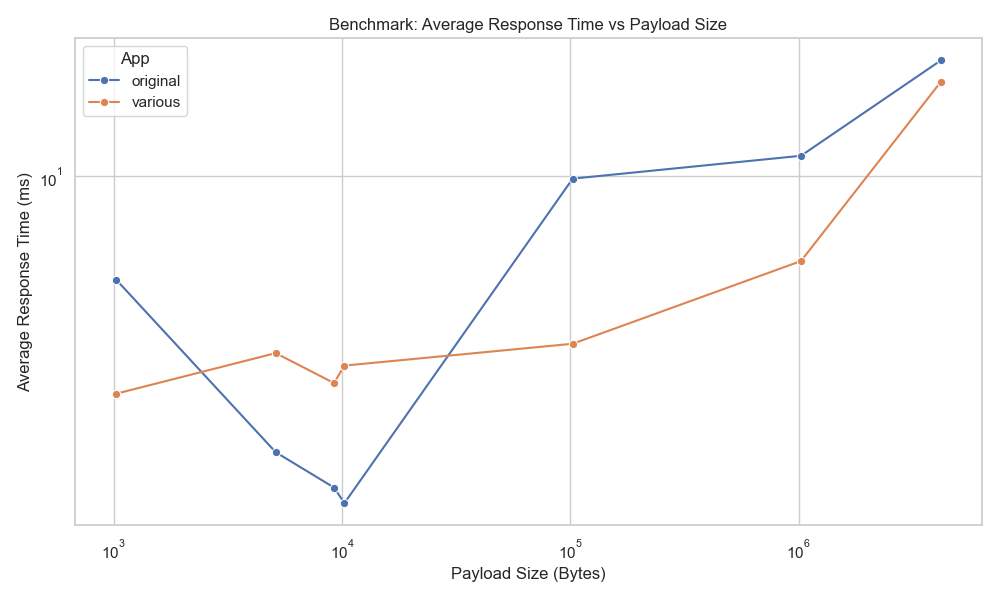

This chart was generated by the following Python code:
import json
import pandas as pd
import matplotlib.pyplot as plt
import seaborn as sns

with open("results.json", "r") as f:
    data = json.load(f)

df = pd.DataFrame(data)

df["avg_ms"] = df["avg_ms"].astype(float)
df["min_ms"] = df["min_ms"].astype(float)
df["max_ms"] = df["max_ms"].astype(float)

sns.set(style="whitegrid")

plt.figure(figsize=(10, 6))
sns.lineplot(
    data=df,
    x="size",
    y="avg_ms",
    hue="app",
    marker="o"
)

plt.xscale("log")  # log scale for size
plt.yscale("log")  # optional: makes differences more visible
plt.xlabel("Payload Size (Bytes)")
plt.ylabel("Average Response Time (ms)")
plt.title("Benchmark: Average Response Time vs Payload Size")
plt.legend(title="App")
plt.tight_layout()
plt.show()
